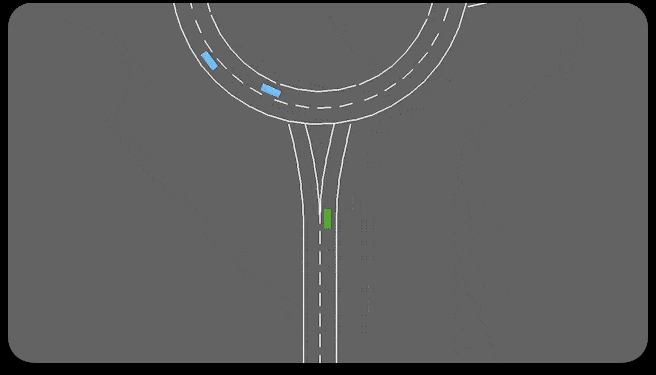
#> input picture DRAFT_STUFF/image.png, 656 x 375 px
$ python masking.py
#> lines starting #> are read from the running program, lines starting #| are printed output that depends on the picture; after the words box and inside, x2 and y2 are one past the last pixel; in counts of white or black regions, pixels touching at a corner belong together
import cv2
import numpy as np

# === Load the image ===
img = cv2.imread("image.png")
#> img is the input picture: shape (375, 656, 3); mean B, G, R 93.7, 93.7, 93.6
H, W = img.shape[:2]
#> H = 375; W = 656

# Convert to RGBA for transparency
img_rgba = cv2.cvtColor(img, cv2.COLOR_BGR2BGRA)

# === Grid setup ===
rows, cols = 4, 6
cell_h, cell_w = H // rows, W // cols
#> cell_h = 93; cell_w = 109

# === Define context masking pattern ===
# 1 = visible region (keep)
# 0 = empty region (mask)
context_pattern = np.array([
    [0, 1, 1, 0, 1, 1],
    [1, 1, 0, 1, 1, 1],
    [1, 0, 1, 1, 1, 0],
    [1, 1, 1, 1, 0, 1],
])

# Target = complement of context
target_pattern = 1 - context_pattern

# === Masking function ===
def apply_mask(img_rgba, pattern):
    masked = img_rgba.copy()
    alpha = np.ones((H, W), dtype=np.uint8) * 255
    for i in range(rows):
        for j in range(cols):
            y0, y1 = i * cell_h, (i + 1) * cell_h
            x0, x1 = j * cell_w, (j + 1) * cell_w
            if pattern[i, j] == 0:
                # transparent (empty)
                alpha[y0:y1, x0:x1] = 40
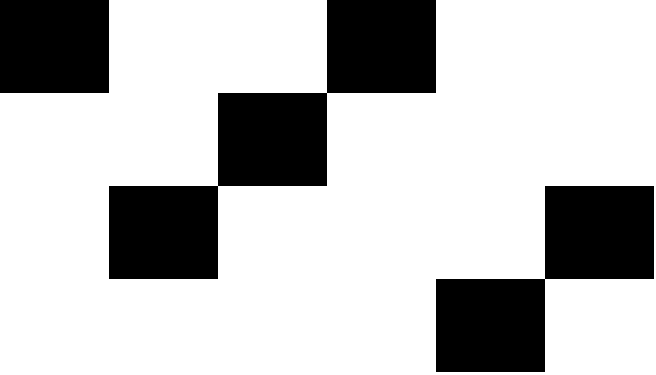
#> alpha: shape (375, 656); values 40 (black) and 255 (white), 75.3% white; 3 black regions, box (x1, y1, x2, y2) and area: (109, 0, 436, 279) 30411, (436, 186, 654, 372) 20274, (0, 0, 109, 93) 10137
    masked[..., 3] = alpha
    return masked

# === Generate and save complementary masks ===
context_masked = apply_mask(img_rgba, context_pattern)
target_masked = apply_mask(img_rgba, target_pattern)
#> after the loop in apply_mask (call 2), `for i in range(rows):`:
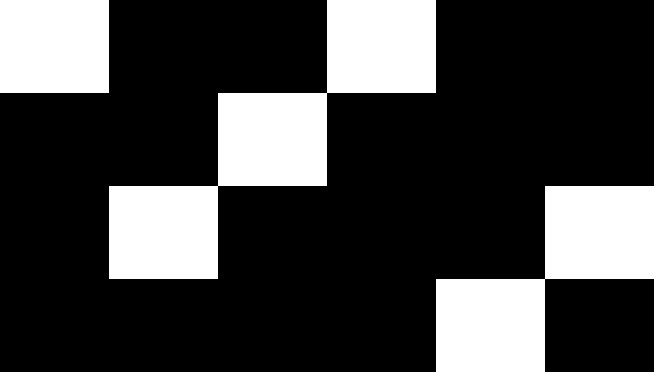
#> alpha: shape (375, 656); values 40 (black) and 255 (white), 25.8% white; 3 white regions, box (x1, y1, x2, y2) and area: (109, 0, 436, 279) 30411, (0, 0, 656, 375) 22986, (0, 0, 109, 93) 10137

cv2.imwrite("context_mask_complement.png", context_masked)
cv2.imwrite("target_mask_complement.png", target_masked)

print("✅ Saved complementary context & target masks.")
